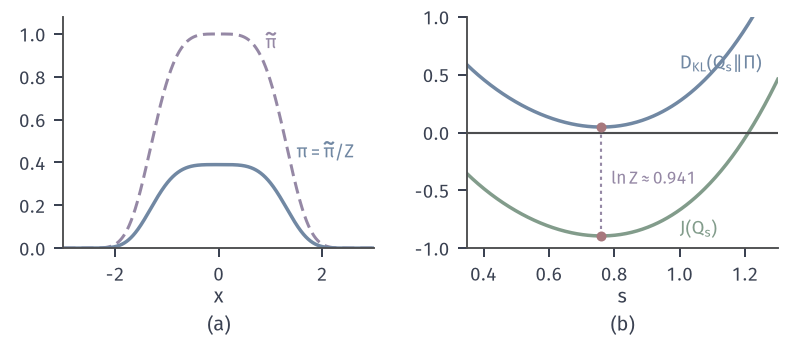

Here is the Python script that generated this plot:
from pathlib import Path
import sys
HERE = Path(__file__).resolve().parent
sys.path.insert(0, str(HERE.parent/'dapx-common'))
from common import *
# Quartic target pi~(x)=exp(-x^4/4), Z=2*4^{1/4}*Gamma(5/4)=2.5637, ln Z=0.9414.
# (a) pi~ (purple dashed) and pi=pi~/Z (blue).
# (b) candidates Q_s=N(0,s^2): J(s)=-ln s - C + 3 s^4/4 (green) and D(Q_s||Pi)=J+ln Z (blue);
#     common minimiser s*=3^{-1/4}=0.7598, D*=0.0472, J*=-0.8943.
Z = math.exp(LNZ4)
fig, axs = figure(width_mm=112, height_mm=48, ncols=2)
panel(fig, left=.08, right=.98, top=.95, bottom=.27, wspace=.3)
ax = axs[0]
x = np.linspace(-3, 3, 1201)
pt = np.exp(-x**4/4)
ax.plot(x, pt, color=PURPLE, lw=1.2, ls=DASH)
ax.plot(x, pt/Z, color=BLUE, lw=1.4)
lab(ax, .9, .93, r'$\widetilde{\pi}$', PURPLE)
lab(ax, 1.5, .42, r'$\pi=\widetilde{\pi}/Z$', BLUE)
ax.set_xlim(-3, 3); ax.set_ylim(0, 1.08)
axlab(ax, '$x$', None)
ax = axs[1]
s = np.linspace(.35, 1.3, 400)
J = quartic_J(0, s); D = J+LNZ4
ax.plot(s, D, color=BLUE, lw=1.4)
ax.plot(s, J, color=GREEN, lw=1.4)
ax.axhline(0, color=STROKE, lw=.85)
ss = 3**-0.25
for v in (quartic_J(0, ss)+LNZ4, quartic_J(0, ss)):
    dot(ax, ss, v, RED, ms=4)
ax.plot([ss, ss], [quartic_J(0, ss), quartic_J(0, ss)+LNZ4], color=PURPLE, lw=.85, ls=DOT)
lab(ax, ss+.03, -.45, r'$\ln Z\approx0.941$', PURPLE, fontsize=7)
lab(ax, 1.0, .55, r'$D_{\mathrm{KL}}(Q_s\Vert\Pi)$', BLUE)
lab(ax, 1.0, -.88, r'$J(Q_s)$', GREEN)
ax.set_xlim(.35, 1.3); ax.set_ylim(-1.0, 1.0)
axlab(ax, '$s$', None)
tags(fig, axs)
save(fig, HERE, 'figure', {'Z': Z, 'lnZ': LNZ4, 's_star': ss, 'D_star': float(quartic_J(0, ss)+LNZ4), 'J_star': float(quartic_J(0, ss))})
